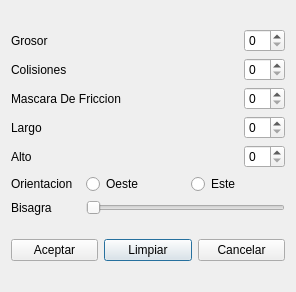
<ui version="4.0" >
 <class>frmCatapulta</class>
 <widget class="QDialog" name="frmCatapulta" >
  <property name="geometry" >
   <rect>
    <x>0</x>
    <y>0</y>
    <width>296</width>
    <height>292</height>
   </rect>
  </property>
  <property name="windowTitle" >
   <string>PROPIEDADESD DE LA CATAPULTA</string>
  </property>
  <layout class="QGridLayout" >
   <item row="0" column="0" >
    <layout class="QGridLayout" >
     <item row="0" column="0" colspan="2" >
      <widget class="QLabel" name="lblGrosor" >
       <property name="text" >
        <string>Grosor</string>
       </property>
      </widget>
     </item>
     <item row="0" column="2" colspan="3" >
      <spacer>
       <property name="orientation" >
        <enum>Qt::Horizontal</enum>
       </property>
       <property name="sizeHint" >
        <size>
         <width>141</width>
         <height>20</height>
        </size>
       </property>
      </spacer>
     </item>
     <item row="0" column="5" >
      <widget class="QSpinBox" name="intgrosor" />
     </item>
     <item row="1" column="0" colspan="2" >
      <widget class="QLabel" name="label" >
       <property name="text" >
        <string>Colisiones</string>
       </property>
      </widget>
     </item>
     <item row="1" column="2" colspan="3" >
      <spacer>
       <property name="orientation" >
        <enum>Qt::Horizontal</enum>
       </property>
       <property name="sizeHint" >
        <size>
         <width>141</width>
         <height>20</height>
        </size>
       </property>
      </spacer>
     </item>
     <item row="1" column="5" >
      <widget class="QSpinBox" name="intcolisiones" />
     </item>
     <item row="2" column="0" colspan="3" >
      <widget class="QLabel" name="lblMascaraDeFriccion" >
       <property name="text" >
        <string>Mascara De Friccion</string>
       </property>
      </widget>
     </item>
     <item row="2" column="3" colspan="2" >
      <spacer>
       <property name="orientation" >
        <enum>Qt::Horizontal</enum>
       </property>
       <property name="sizeHint" >
        <size>
         <width>101</width>
         <height>20</height>
        </size>
       </property>
      </spacer>
     </item>
     <item row="2" column="5" >
      <widget class="QSpinBox" name="intmascaraDeFriccion" />
     </item>
     <item row="3" column="0" >
      <widget class="QLabel" name="lblLargo" >
       <property name="text" >
        <string>Largo</string>
       </property>
      </widget>
     </item>
     <item row="3" column="1" colspan="4" >
      <spacer>
       <property name="orientation" >
        <enum>Qt::Horizontal</enum>
       </property>
       <property name="sizeHint" >
        <size>
         <width>191</width>
         <height>20</height>
        </size>
       </property>
      </spacer>
     </item>
     <item row="3" column="5" >
      <widget class="QSpinBox" name="intlargo" />
     </item>
     <item row="4" column="0" colspan="2" >
      <widget class="QLabel" name="lblAlto" >
       <property name="text" >
        <string>Alto</string>
       </property>
      </widget>
     </item>
     <item row="4" column="2" colspan="3" >
      <spacer>
       <property name="orientation" >
        <enum>Qt::Horizontal</enum>
       </property>
       <property name="sizeHint" >
        <size>
         <width>161</width>
         <height>20</height>
        </size>
       </property>
      </spacer>
     </item>
     <item row="4" column="5" >
      <widget class="QSpinBox" name="intalto" />
     </item>
     <item row="5" column="0" colspan="2" >
      <widget class="QLabel" name="lblOrientacion" >
       <property name="text" >
        <string>Orientacion</string>
       </property>
      </widget>
     </item>
     <item row="5" column="2" colspan="2" >
      <widget class="QRadioButton" name="rdbOeste" >
       <property name="text" >
        <string>Oeste</string>
       </property>
      </widget>
     </item>
     <item row="5" column="4" colspan="2" >
      <widget class="QRadioButton" name="rdbEste" >
       <property name="text" >
        <string>Este</string>
       </property>
      </widget>
     </item>
     <item row="6" column="0" colspan="2" >
      <widget class="QLabel" name="lblBisagra" >
       <property name="text" >
        <string>Bisagra</string>
       </property>
      </widget>
     </item>
     <item row="6" column="2" colspan="4" >
      <widget class="QSlider" name="bisagra" >
       <property name="orientation" >
        <enum>Qt::Horizontal</enum>
       </property>
      </widget>
     </item>
    </layout>
   </item>
   <item row="1" column="0" >
    <layout class="QGridLayout" >
     <item row="0" column="1" >
      <widget class="QPushButton" name="btnLimpiar" >
       <property name="text" >
        <string>Limpiar</string>
       </property>
      </widget>
     </item>
     <item row="0" column="2" >
      <widget class="QPushButton" name="btnCancelar" >
       <property name="text" >
        <string>Cancelar</string>
       </property>
      </widget>
     </item>
     <item row="0" column="0" >
      <widget class="QPushButton" name="btnAceptar" >
       <property name="text" >
        <string>Aceptar</string>
       </property>
      </widget>
     </item>
    </layout>
   </item>
  </layout>
 </widget>
 <resources>
  <include location="diagramscene.qrc" />
 </resources>
 <connections/>
</ui>
